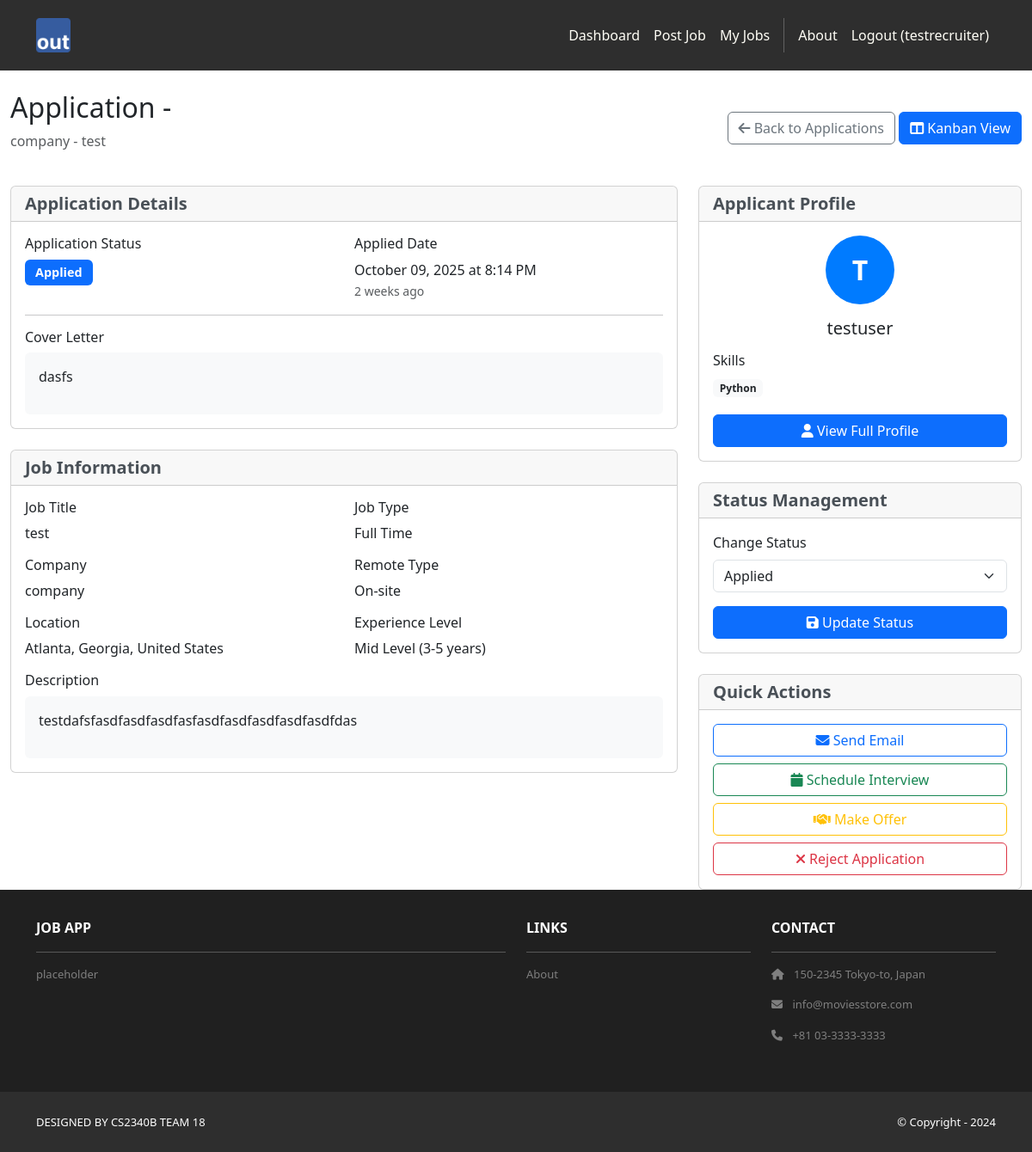
The page /recruiters/applications/7/ (signed in) on the database as committed earlier.
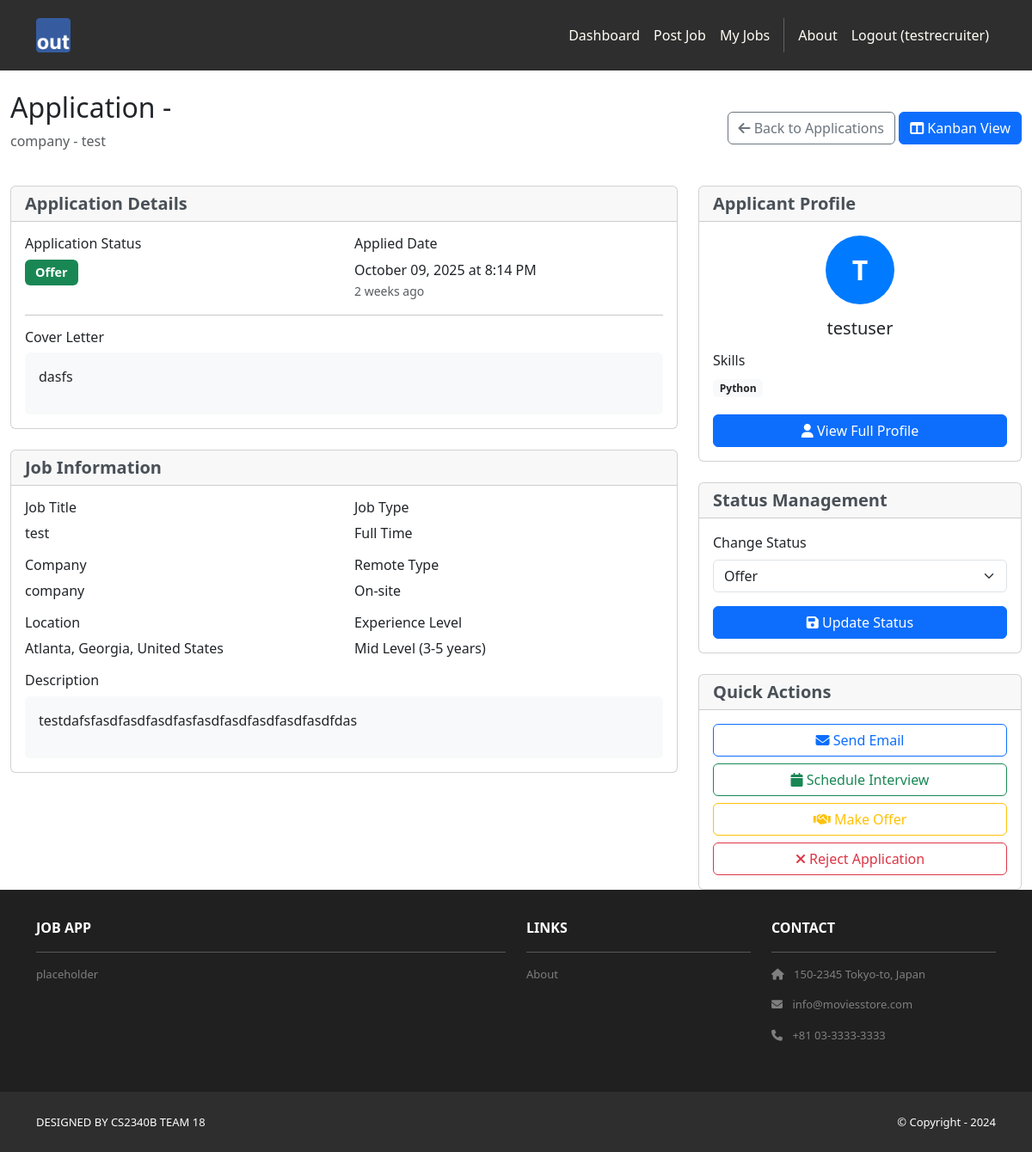
The same page on the database as committed later.
### jobs/models.py (models this page shows, shortened)
class JobApplication(models.Model):
    STATUS_CHOICES = [
        ('applied', 'Applied'),
        ('review', 'Under Review'),
        ('interview', 'Interview'),
        ('offer', 'Offer Extended'),
        ('accepted', 'Offer Accepted'),
        ('rejected', 'Rejected'),
        ('withdrawn', 'Withdrawn'),
    ]
    KANBAN_STATUS_CHOICES = [
        ('applied', 'Applied'),
        ('review', 'Review'),
        ('interview', 'Interview'),
        ('offer', 'Offer'),
        ('closed', 'Closed'),
    ]
    job = models.ForeignKey(Job, on_delete=models.CASCADE, related_name='applications')
    applicant = models.ForeignKey(User, on_delete=models.CASCADE, related_name='job_applications')
    cover_letter = models.TextField(blank=True, help_text="Optional cover letter or note")
    status = models.CharField(max_length=20, choices=STATUS_CHOICES, default='applied')
    kanban_status = models.CharField(max_length=20, choices=KANBAN_STATUS_CHOICES, default='applied', help_text="Status for kanban board management")
    applied_at = models.DateTimeField(auto_now_add=True)
    updated_at = models.DateTimeField(auto_now=True)
    class Meta:
        unique_together = ['job', 'applicant']  # Prevent duplicate applications
        ordering = ['-applied_at']
    def get_kanban_display_status(self):
        return dict(self.KANBAN_STATUS_CHOICES)[self.kanban_status]

### recruiters/views.py (the view)
# urls.py: path('applications/<int:application_id>/', views.application_detail, name='application_detail'),
@recruiter_required
def application_detail(request, application_id):
    application = get_object_or_404(JobApplication, pk=application_id, job__posted_by=request.user)
    applicant_profile = get_object_or_404(ApplicantProfile, user=application.applicant)
    template_data = {
        'title': f'Application - {application.applicant.get_full_name()}',
        'user_type': 'recruiter'
    }
    return render(request, 'recruiters/application_detail.html', {
        'template_data': template_data,
        'application': application,
        'applicant_profile': applicant_profile,
        'job': application.job
    })

### applicants/models.py (called while the page is built)
    def get_skills_list(self):
        if self.skills:
            return [skill.strip() for skill in self.skills.split(',') if skill.strip()]
        return []

### jobs/models.py (called while the page is built)
    def get_location_display(self):
        return f"{self.city}, {self.state}, {self.country}"

### recruiters/templates/recruiters/application_detail.html (shortened to what the changed rows need)
{% extends 'base.html' %}
{% load static %}
{% block content %}
<div class="container-fluid mt-4">
    <div class="row">
        <div class="col-12">
            <div class="d-flex justify-content-between align-items-center mb-4">
                <div>
                    <h2>{{ template_data.title }}</h2>
                </div>
            </div>
        </div>
    </div>
    <div class="row">
        <div class="col-lg-8">
            <div class="card mb-4">
                <div class="card-body">
                    <div class="row">
                        <div class="col-md-6">
                            <h6>Application Status</h6>
                            <span class="badge
                                {% if application.kanban_status == 'applied' %}bg-primary
                                {% elif application.kanban_status == 'review' %}bg-warning
                                {% elif application.kanban_status == 'interview' %}bg-info
                                {% elif application.kanban_status == 'offer' %}bg-success
                                {% elif application.kanban_status == 'closed' %}bg-secondary
                                {% endif %} fs-6">
                                {{ application.get_kanban_display_status }}
                            </span>
                        </div>
                        <div class="col-md-6">
                            <h6>Applied Date</h6>
                            <p class="mb-0">{{ application.applied_at|date:"F d, Y \a\t g:i A" }}</p>
                            <small class="text-muted">{{ application.applied_at|timesince }} ago</small>
                        </div>
                    </div>
                    {% if application.cover_letter %}
                        <hr>
                        <h6>Cover Letter</h6>
                        <div class="bg-light p-3 rounded">
                            <p class="mb-0">{{ application.cover_letter|linebreaks }}</p>
                        </div>
                    {% endif %}
                </div>
            </div>
        </div>
        <div class="col-lg-4">
            <div class="card mb-4">
                <div class="card-body">
                    <div class="text-center mb-3">
                        <div class="avatar-circle mx-auto mb-3">
                            {{ application.applicant.get_full_name|default:application.applicant.username|first|upper }}
                        </div>
                        <h5 class="mb-1">{{ application.applicant.get_full_name|default:application.applicant.username }}</h5>
                    </div>
                </div>
            </div>
            <div class="card mb-4">
                <div class="card-body">
                    <form id="status-form">
                        <div class="mb-3">
                            <label for="status-select" class="form-label">Change Status</label>
                            <select class="form-select" id="status-select" name="status">
                                <option value="applied" {% if application.kanban_status == 'applied' %}selected{% endif %}>Applied</option>
                                <option value="offer" {% if application.kanban_status == 'offer' %}selected{% endif %}>Offer</option>
                            </select>
                        </div>
                    </form>
                </div>
            </div>
        </div>
    </div>
</div>
{% endblock %}

Rows that differ between the two databases and show on the page:
changed JobApplication "dasfs": kanban_status "applied" → "offer" (drawn); get_kanban_display_status "Applied" → "Offer"; status "Applied" → "Offer"
